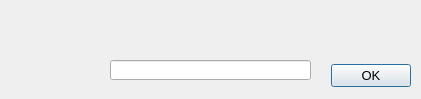
<?xml version="1.0" encoding="UTF-8"?>
<ui version="4.0">
 <class>PasswordDialog</class>
 <widget class="QDialog" name="PasswordDialog">
  <property name="geometry">
   <rect>
    <x>0</x>
    <y>0</y>
    <width>421</width>
    <height>99</height>
   </rect>
  </property>
  <property name="font">
   <font>
    <pointsize>10</pointsize>
   </font>
  </property>
  <property name="windowTitle">
   <string>Password</string>
  </property>
  <widget class="QDialogButtonBox" name="buttonBox">
   <property name="geometry">
    <rect>
     <x>320</x>
     <y>60</y>
     <width>91</width>
     <height>32</height>
    </rect>
   </property>
   <property name="orientation">
    <enum>Qt::Horizontal</enum>
   </property>
   <property name="standardButtons">
    <set>QDialogButtonBox::Ok</set>
   </property>
  </widget>
  <widget class="QLabel" name="Info">
   <property name="geometry">
    <rect>
     <x>10</x>
     <y>10</y>
     <width>401</width>
     <height>41</height>
    </rect>
   </property>
   <property name="font">
    <font>
     <pointsize>10</pointsize>
    </font>
   </property>
   <property name="text">
    <string>&lt;Info&gt;</string>
   </property>
   <property name="alignment">
    <set>Qt::AlignCenter</set>
   </property>
  </widget>
  <widget class="QLineEdit" name="Password">
   <property name="geometry">
    <rect>
     <x>110</x>
     <y>60</y>
     <width>201</width>
     <height>20</height>
    </rect>
   </property>
   <property name="echoMode">
    <enum>QLineEdit::Password</enum>
   </property>
   <property name="alignment">
    <set>Qt::AlignCenter</set>
   </property>
  </widget>
 </widget>
 <resources/>
 <connections>
  <connection>
   <sender>buttonBox</sender>
   <signal>accepted()</signal>
   <receiver>PasswordDialog</receiver>
   <slot>accept()</slot>
   <hints>
    <hint type="sourcelabel">
     <x>248</x>
     <y>254</y>
    </hint>
    <hint type="destinationlabel">
     <x>157</x>
     <y>274</y>
    </hint>
   </hints>
  </connection>
  <connection>
   <sender>buttonBox</sender>
   <signal>rejected()</signal>
   <receiver>PasswordDialog</receiver>
   <slot>reject()</slot>
   <hints>
    <hint type="sourcelabel">
     <x>316</x>
     <y>260</y>
    </hint>
    <hint type="destinationlabel">
     <x>286</x>
     <y>274</y>
    </hint>
   </hints>
  </connection>
 </connections>
</ui>
